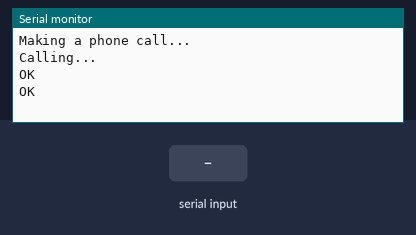
Simulated run of this sketch. Board: Arduino Uno, built with avr-gcc and run on an emulated ATmega328P. Parts: the last lines printed to the serial monitor. The inputs (shaded band) are chosen by the test bench. The modem accepts every AT command (registered, SIM ready, sends succeed) and sends nothing else.

Above: at 4.2 s.
4.3 s: "1" received over the second serial link
At 5.3 s:
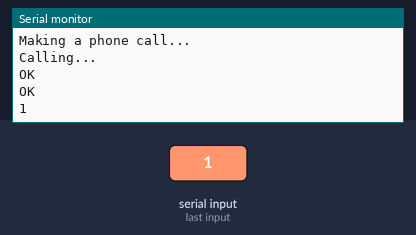
5.8 s: "0" received over the second serial link
At 6.4 s:
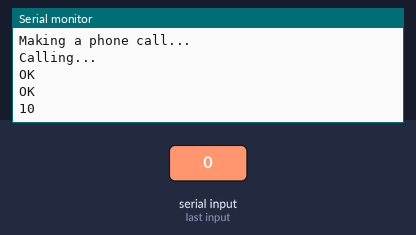

Measured:
- after the input at 4.3 s, the serial monitor: prints a new line at once (image 1)
- after the input at 5.8 s, the serial monitor: prints a new line at once (image 2)

The sketch:

GSM_Module_Fibocom_L610.ino
```cpp
#include <SoftwareSerial.h>

SoftwareSerial gsmSerial(2, 3); // RX (to GSM TX), TX (to GSM RX)

void setup() {
  Serial.begin(9600);          // Initialize the serial monitor for debugging
  gsmSerial.begin(9600);       // Initialize GSM module serial connection

  delay(1000);                 // Give some time for the module to initialize

  Serial.println("Making a phone call...");
  makeCall("1234567890");      // Replace with the phone number to call
}

void loop() {
  // Handle any incoming data from the GSM module
  if (gsmSerial.available()) {
    Serial.write(gsmSerial.read());
  }

  // Handle user input from the serial monitor
  if (Serial.available()) {
    gsmSerial.write(Serial.read());
  }
}

void makeCall(String phoneNumber) {
  gsmSerial.println("AT");                  // AT command to check communication
  delay(1000);

  gsmSerial.print("ATD");                   // ATD command to dial a number
  gsmSerial.print(phoneNumber);             // Append the phone number to dial
  gsmSerial.println(";");                   // End command with semicolon
  delay(1000);

  Serial.println("Calling...");
}

void endCall() {
  gsmSerial.println("ATH");                 // ATH command to hang up
  delay(1000);

  Serial.println("Call ended");
}
```
